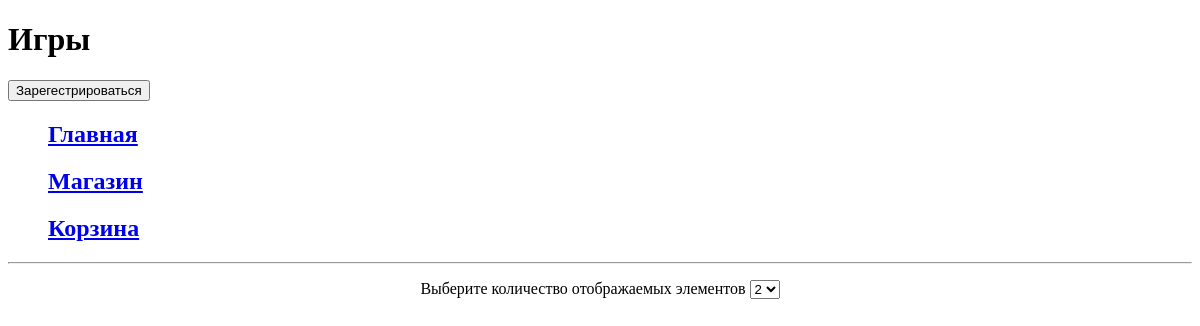
/platform/games/, run on an earlier commit of the app's database.
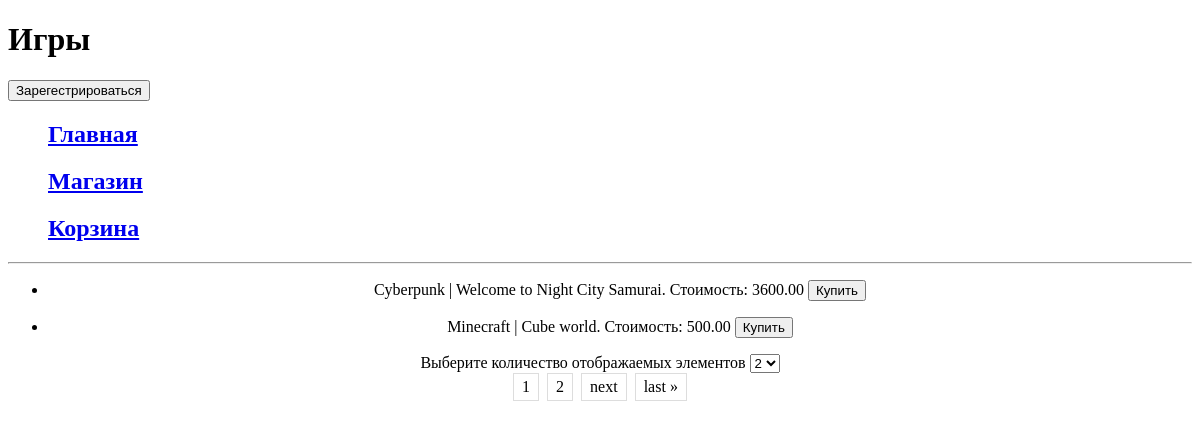
And on a later commit of the database.
### task1/models.py (models this page shows, shortened)
class Game(models.Model):
    title = models.CharField(max_length=100)
    cost = models.DecimalField(max_digits=8, decimal_places=2)
    size = models.DecimalField(max_digits=20, decimal_places=2)
    description = models.TextField()
    age_limited = models.BooleanField(default=False)
    buyer = models.ManyToManyField(Buyer, related_name='games')

### task1/views.py (the view)
# urls.py: path('platform/games/', Shop.as_view(), name='Магазин'),
class Shop(ListView):
    paginate_by = 2
    model = Game
    template_name = 'games.html'
    def get_context_data(self, *, object_list=None, **kwargs):
        context = super().get_context_data(**kwargs)
        context['h1text'] = 'Игры'
        context['title'] = 'Игры'
        return context
    def get_paginate_by(self, queryset):
        return self.request.GET.get("paginate_by", self.paginate_by)

### templates/games.html (shortened to what this page needs)
{% extends 'menu.html' %}
{% block pagename %}
{{ block.super }}
{% endblock %}
{% block menu %}
{{ block.super }}
{% endblock %}
{% block content %}
<hr size="2">
<ul class="center">
    {% for game in page_obj %}
    <li>
        <p>{{ game.title }} | {{ game.description }}. Стоимость: {{ game.cost }}
            <button>Купить</button>
        </p>
    </li>
    {% endfor %}
</ul>
{{ block.super }}
{% endblock %}
{% block registration %}
{{ block.super }}
{% endblock %}

### templates/menu.html (shortened to what this page needs)
<!DOCTYPE html>
<html lang="en">
<head>
</head>
<body>
<header>
    {% block pagename %}
    <h1>{{ h1text }}</h1>
    {% endblock %}
</header>
<main>
    {% block registration %}
    <a href="http://127.0.0.1:8000/reg_django">
        <button type="button">Зарегестрироваться</button>
    </a>
    {% endblock %}
</main>
<menu>
    {% block menu %}
    <h2><a href="/platform">Главная</a></h2>
    <h2><a href="/platform/games">Магазин</a></h2>
    <h2><a href="/platform/cart">Корзина</a></h2>
    {% endblock %}
</menu>
<main>
    {% block content %}
    {% include 'pagination.html' %}
    {% endblock %}
</main>
</body>
</html>

### templates/pagination.html (shortened to what this page needs)
{% include 'change_paginate_by.html' %}
{% if page_obj.has_other_pages %}
<nav class="center">
    <div class="pagination">
        {% for p in paginator.page_range %}
            {% if page_obj.number == p %}
                <a class="page-link" href="#">{{ p }}</a>
            {% elif p >= page_obj.number|add:-1 and p <= page_obj.number|add:1 %}
            <span class="page-item">
                <a class="page-link" href="?page={{ p }}">{{ p }}</a>
            </span>
            {% endif %}
        {% endfor %}
        {% if page_obj.has_next %}
            <a href="?page={{ page_obj.next_page_number }}">next</a>
            <a href="?page={{ page_obj.paginator.num_pages }}" aria-hidden="true">last &raquo;</a>
        {% endif %}
    </div>
</nav>
{% endif %}

### templates/change_paginate_by.html (shortened to what this page needs)
<form method="get" class="center"
  <label>Выберите количество отображаемых элементов</label>
  <select id="input-limit" name="paginate_by" onchange='this.form.submit()'>
    <option value="2">2</option>
  </select>
</form>

### templates/pagination.html (style rules this page uses)
.center { text-align: center; }
.pagination { display: inline-block; }
.pagination a { color: black; float: left; padding: 4px 8px; text-decoration: none; transition: background-color .3s; border: 1px solid #ddd; margin: 0 4px; }

What changed in the data, as far as the page shows it:
added Game: title "Cyberpunk", description "Welcome to Night City Samurai", cost "3600.00"
added Game: title "Minecraft", description "Cube world", cost "500.00"
Also different on the page:
new list line: "1"
new list line: "2"
text now shown: "next last »"
